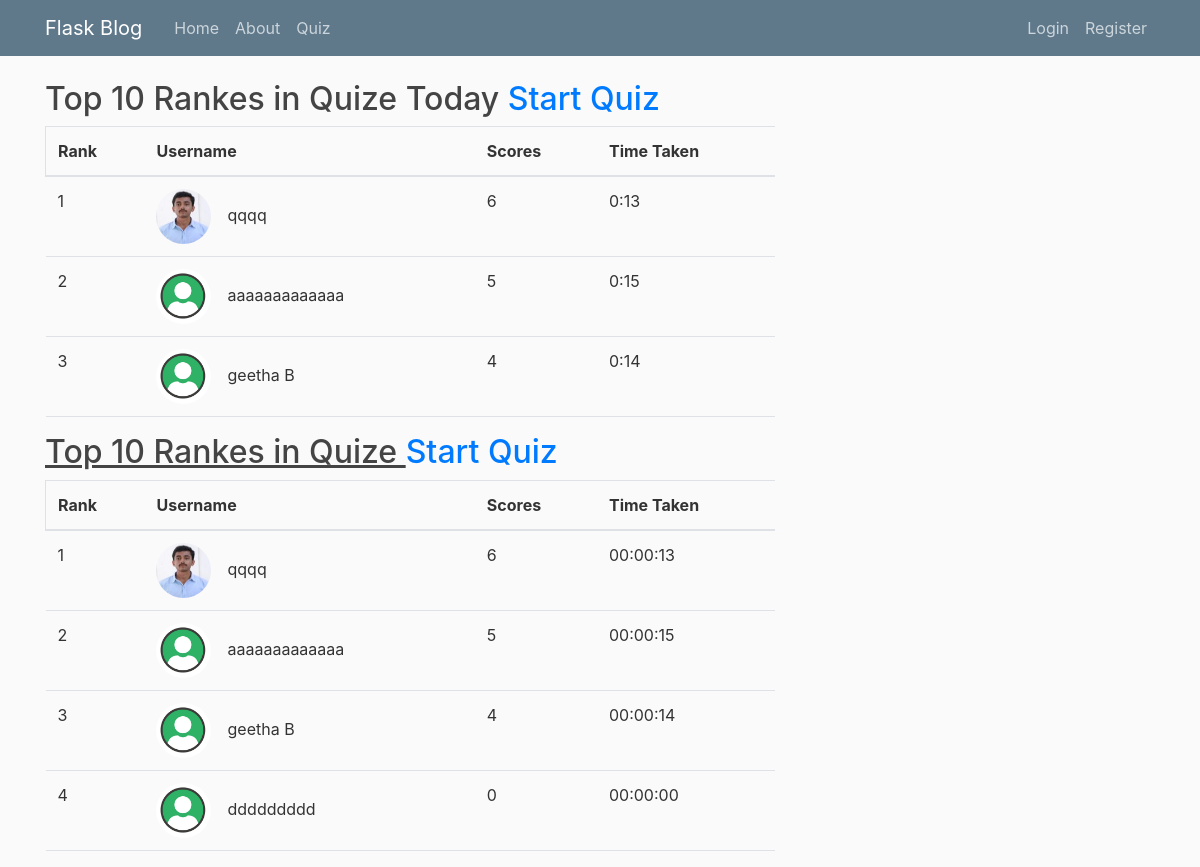
The page /home on the database its author committed.
### flaskblog/models.py (models this page shows, shortened)
class User(db.Model, UserMixin):
    id = db.Column(db.Integer, primary_key=True)
    username = db.Column(db.String(20), unique=True, nullable=False)
    email = db.Column(db.String(120), unique=True, nullable=False)
    image_file = db.Column(db.String(20), nullable=False, default='default.jpg')
    password = db.Column(db.String(60), nullable=False)
    posts = db.relationship('Post', backref='author', lazy=True)
    score = db.Column(db.Integer, default=0)  # Score attribute for storing user's quiz score
    quiz_submitted = db.Column(db.Boolean, default=False)
    time_taken = db.Column(db.String(10))  # A
    total_score = db.Column(db.Integer, default=0)  # New column for storing total score
    total_time = db.Column(db.String(5), default='00:00:00')

### flaskblog/routes.py (the view)
@app.route("/")
@app.route("/home")
def home():
    submitted_users = [user for user in User.query.all() if user.quiz_submitted]
    sorted_users = sorted(submitted_users, key=lambda user: (-user.score, user.time_taken))
    top_10_users = sorted_users[:10]
    users = User.query.all()
    sorted_users = sorted(users, key=lambda user: (-user.total_score, user.time_taken))
    return render_template('home.html', top_10_users=top_10_users,sorted_users=sorted_users[:10])

### flaskblog/templates/home.html (shortened to what this page needs)
{% extends "layout.html" %}
{% block content %}
    <table class="table table-border">
         <h2> Top 10 Rankes in Quize Today
             {% if not current_user.quiz_submitted %}
        <a href="{{ url_for('quiz') }}">Start Quiz</a>
    {% endif %}
         </h2>
        <thead>
            <tr>
                <th class="border-left">Rank</th>
                <th >Username</th>
                <th>Scores</th>
                <th>Time Taken</th>
            </tr>
        </thead>
        <tbody>
            {% for user in top_10_users %}
                <tr>
                    <td {% if user == current_user %} class="current-user"{% endif %}>{{ loop.index }}</td>
                    <td {% if user == current_user %} class="current-user"{% endif %}><img class="rounded-circle article-img" src="{{ url_for('static', filename='profile_pics/' + user.image_file) }}">{{ user.username }}</td>
                    <td {% if user == current_user %} class="current-user"{% endif %}>{{ user.score }}</td>
                    <td {% if user == current_user %} class="current-user"{% endif %}>{{ user.time_taken }}</td>
                </tr>
            {% endfor %}
        </tbody>
    </table>
<table class="table table-border">
         <h2> <u>Top 10 Rankes in Quize </u>
             {% if not current_user.quiz_submitted %}
        <a href="{{ url_for('quiz') }}">Start Quiz</a>
    {% endif %}
         </h2>
        <thead>
            <tr>
                <th class="border-left">Rank</th>
                <th>Username</th>
                <th>Scores</th>
                <th>Time Taken</th>
            </tr>
        </thead>
        <tbody>
            {% for user in sorted_users %}
                <tr>
                    <td {% if user == current_user %} class="current-user"{% endif %}>{{ loop.index }}</td>
                    <td {% if user == current_user %} class="current-user"{% endif %}><img class="rounded-circle article-img" src="{{ url_for('static', filename='profile_pics/' + user.image_file) }}">{{ user.username }}</td>
                    <td {% if user == current_user %} class="current-user"{% endif %}>{{ user.total_score }}</td>
                    <td {% if user == current_user %} class="current-user"{% endif %}>{{ user.total_time }}</td>
                </tr>
            {% endfor %}
        </tbody>
     </table>
{% endblock content %}

### flaskblog/static/main.css (style rules this page uses)
body { background: #fafafa; color: #333333; margin-top: 5rem; }
h1, h2, h3, h4, h5, h6 { color: #444444; }
.article-img { height: 55px; width: 55px; margin-right: 16px; }

### flaskblog/templates/home.html (style rules this page uses)
.table-border { border-bottom: 1px solid #dee2e6; }
.border-left { border-left: 1px solid #dee2e6; }

### rows shown on the page
User: image_file (picture), username "qqqq", score "6", time_taken "0:13", total_score "6", total_time "00:00:13"
User: image_file (placeholder picture), username "aaaaaaaaaaaaa", score "5", time_taken "0:15", total_score "5", total_time "00:00:15"
User: image_file (placeholder picture), username "geetha B", score "4", time_taken "0:14", total_score "4", total_time "00:00:14"
User: image_file (placeholder picture), username "ddddddddd", total_score "0", total_time "00:00:00"
